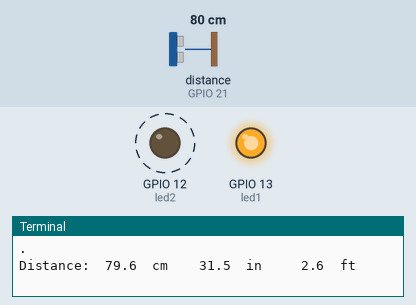
The program below on a simulated Raspberry Pi (BCM pin numbers). Shown: output pins drawn as LEDs (lit = HIGH), the last lines printed to the terminal. Dashed ring = blinking. The inputs (shaded band) are chosen by the test bench; at power-on: distance to the obstacle (sensor on GPIO 21) 80 cm. The echo pulse lasts 58.3 µs per cm; the clock reads 2024-03-15 10:24:30 at power-on unless the program sets it; pins used as bus, display or sensor lines are not drawn.

Above: at 0.2 s.
1.3 s: distance to the obstacle (sensor on GPIO 21) set to 173 cm
5.6 s: distance to the obstacle (sensor on GPIO 21) set to 183 cm
At 5.6 s:
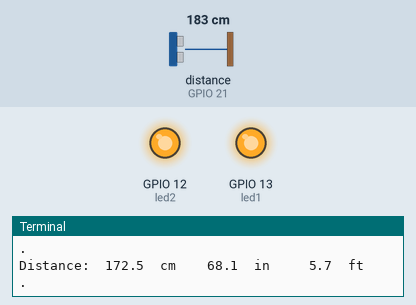
7.1 s: distance to the obstacle (sensor on GPIO 21) set to 2 cm
At 7.9 s:
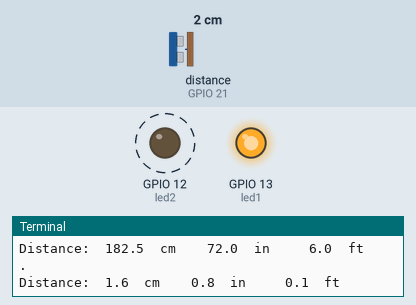
11.4 s: distance to the obstacle (sensor on GPIO 21) set to 250 cm
At 12.5 s:
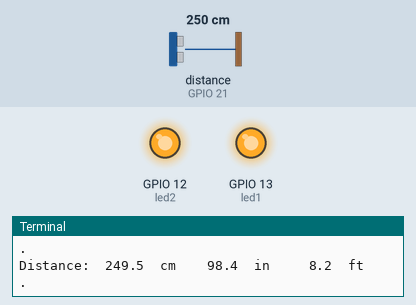
Timing chart, 0 to 14.0 s (numbered marks = the images above; inputs shaded):
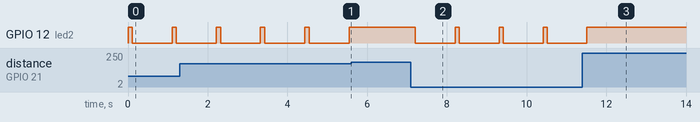

Measured:
- the behaviour switches between 177 and 178 cm on distance to the obstacle (sensor on GPIO 21) (found by bisection; images 0 and 1)
- after the input at 5.6 s, GPIO 12 (led2): stays HIGH (without the input it goes to LOW after 0.06 s)
- after the input at 7.1 s, GPIO 12 (led2): alternates HIGH for 0.10 s and LOW for 1.0 s, starting after 0.11 s
- after the input at 11.4 s, GPIO 12 (led2): goes on until 11.5 s, then stays HIGH
- by itself, GPIO 12 (led2): alternates HIGH for 0.11 s and LOW for 1.0 s

The program:

Distance.py
```python
import time
import RPi.GPIO as GPIO
import os
import sys

import copy
import uuid
import logging

from datetime import datetime, timezone

GPIO.setmode(GPIO.BCM)
echo = 21
trigger = 23
led1 = 13
led2 = 12
GPIO.setup(echo, GPIO.IN, pull_up_down=GPIO.PUD_DOWN)
GPIO.setup(trigger, GPIO.OUT, initial=GPIO.LOW)
GPIO.setup(led1, GPIO.OUT, initial=GPIO.HIGH)
GPIO.setup(led2, GPIO.OUT, initial=GPIO.HIGH)

while True:

    GPIO.output(trigger, False)
    print (".")
    time.sleep(.1)

    GPIO.output(trigger, True)                  #Set TRIG as HIGH
    time.sleep(0.00002)                     #Delay of 0.00001 seconds
    GPIO.output(trigger, False)                 #Set TRIG as LOW

    while GPIO.input(echo)==0:               #Check whether the ECHO is LOW
        pulse_start = time.time()              #Saves the last known time of LOW pulse

    while GPIO.input(echo)==1:               #Check whether the ECHO is HIGH
        pulse_end = time.time()                #Saves the last known time of HIGH pulse

    pulse_duration = pulse_end - pulse_start #Get pulse duration to a variable

    distance = pulse_duration * 17150        #Multiply pulse duration by 17150 to get distance
    distance_cm = round(distance, 1)
    distance_in = round(distance/2.54, 1)
    distance_ft = round((distance/2.54)/12, 1)


    #Round to two decimal points

    if distance_cm > 2 and distance_cm < 400:      #Check whether the distance is within range
        print ("Distance: ",distance_cm - 0.5, " cm   ", distance_in, " in    ", distance_ft, " ft")  #Print distance with 0.5 cm calibration
        readings = {'distance': distance_in}

        if distance_cm > 2 and distance_in < 70:
            GPIO.output(led2,0)
            time.sleep(1)
            GPIO.output(led2, 1)

    else:
        print ("Out of Range")                   #display out of range
```
